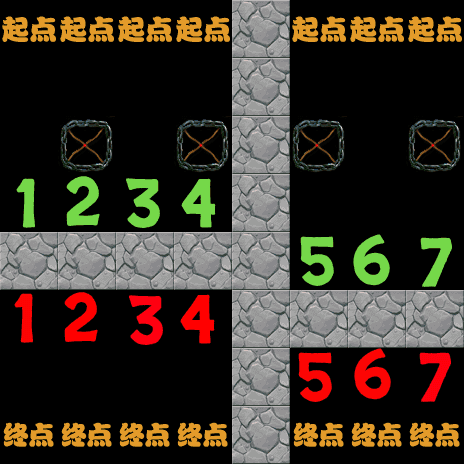

Rendered tile map (Tiled .tmx) drawn with the repository's tilesets; below, a short description and the map source with its tile grids summarised:
An orthogonal 8x8 tile map with 58x58 px tiles, 8 tile layers (1-layer, 2-layer, 3-layer, 4-layer, ...).

<map version="1.0" orientation="orthogonal" renderorder="right-down" width="8" height="8" tilewidth="58" tileheight="58">
 <tileset firstgid="1" name="backgroundBlock" tilewidth="58" tileheight="58">
  <image source="backgroundBlock.png" width="348" height="870" />
 </tileset>
 <layer name="1-layer" width="8" height="8">
  <data>[64 cells, 47 non-empty, 1 distinct tile ids]</data>
 </layer>
 <layer name="2-layer" width="8" height="8">
  <data>[64 cells, 62 non-empty, 1 distinct tile ids]</data>
 </layer>
 <layer name="3-layer" width="8" height="8">
  <data>[64 cells, 63 non-empty, 1 distinct tile ids]</data>
 </layer>
 <layer name="4-layer" width="8" height="8">
  <data>[64 cells, 55 non-empty, 1 distinct tile ids]</data>
 </layer>
 <layer name="5-layer" width="8" height="8">
  <data>[64 cells, 24 non-empty, 15 distinct tile ids]</data>
 </layer>
 <layer name="6-layer" width="8" height="8">
  <data>[64 cells, 35 non-empty, 2 distinct tile ids]</data>
 </layer>
 <layer name="7-layer" width="8" height="8">
  <data>[64 cells, 63 non-empty, 2 distinct tile ids]</data>
 </layer>
 <layer name="8-layer" width="8" height="8">
  <data>[64 cells, 48 non-empty, 3 distinct tile ids]</data>
 </layer>
</map>
